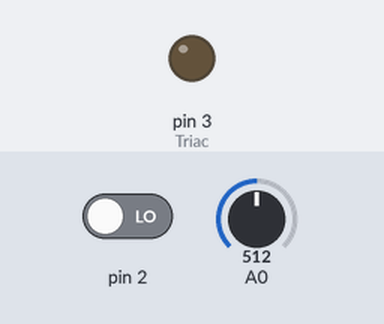
A sketch run on a simulated Arduino Uno, built with avr-gcc and run on an emulated ATmega328P. Shown: output pins drawn as LEDs (lit = HIGH). Inputs (shaded band) come from the test bench; at power-on: pin 2 LOW, A0 = 512.

Above: at 1.2 s.
1.3 s: pin 2 driven HIGH
At 2.7 s:
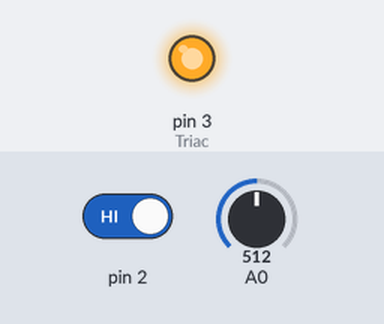
Timing chart, 0 to 4.3 s (numbered marks = the images above; inputs shaded):
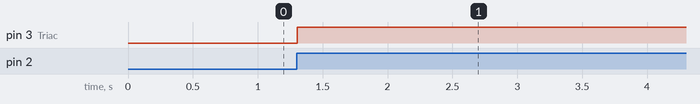

The sketch:

dimmer2.ino
```cpp
#include <TimerOne.h>              // Incluir Librería TimerOne
volatile int i=0;                  // Variable usada por el contador.
volatile boolean cruce_cero=0;     // variable que actúa como switch al detectar cruce por cero.
int Triac = 3;                     // Salida conectada al optoacoplador MOC 3021.
int dim;               // Controla la intensidad de iluminación, 0 = ON ; 83 = OFF
int T_int = 100;                   // Tiempo en el cual se producen la interrupciones en us.
int POT;
void setup() {
  //Serial.begin(9600);
  pinMode(Triac, OUTPUT);                              // Configurar como salida.
  attachInterrupt(0, deteccion_Cruce_cero, RISING);    // Realiza una interrupción al detectar el crice por cero en el pin 2
  Timer1.initialize(T_int);                            //Inicializa la librería con el tiempo deseado.
  Timer1.attachInterrupt(Dimer, T_int);                       // En cada interrupción ejecuta el codigo Dimer.
}
void deteccion_Cruce_cero()
{                                                      // Si existe un cruce por cero entonces la variable "cruce_cero" cambia a TRUE...
  cruce_cero = true;                                   //...reseteando el valor de "i", y colocando la salida conectada al Triac en estado...
  i=0;
  digitalWrite(Triac, LOW);

}

void Dimer()
{
if (cruce_cero == true ){
  if (i>=dim ) {
  digitalWrite(Triac, HIGH);
  i=0;
  cruce_cero=false;
  }
  else
  {
    i++;
  }}}

void loop ()
{


POT = analogRead(A0);
dim = map(POT,0,1023,0,83);

}
```

Measured:
- after the input at 1.3 s, pin 3 (Triac): LOW → HIGH at once
